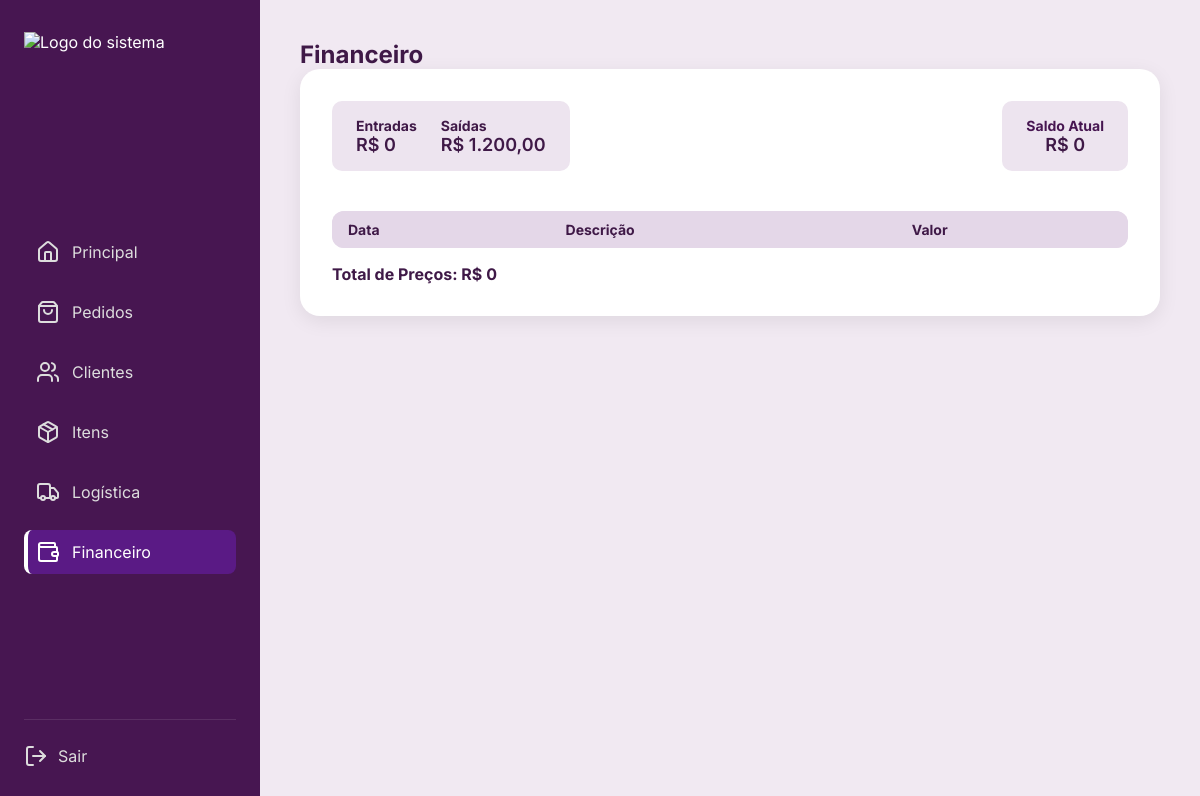
Before: /financas/ with the older database file.
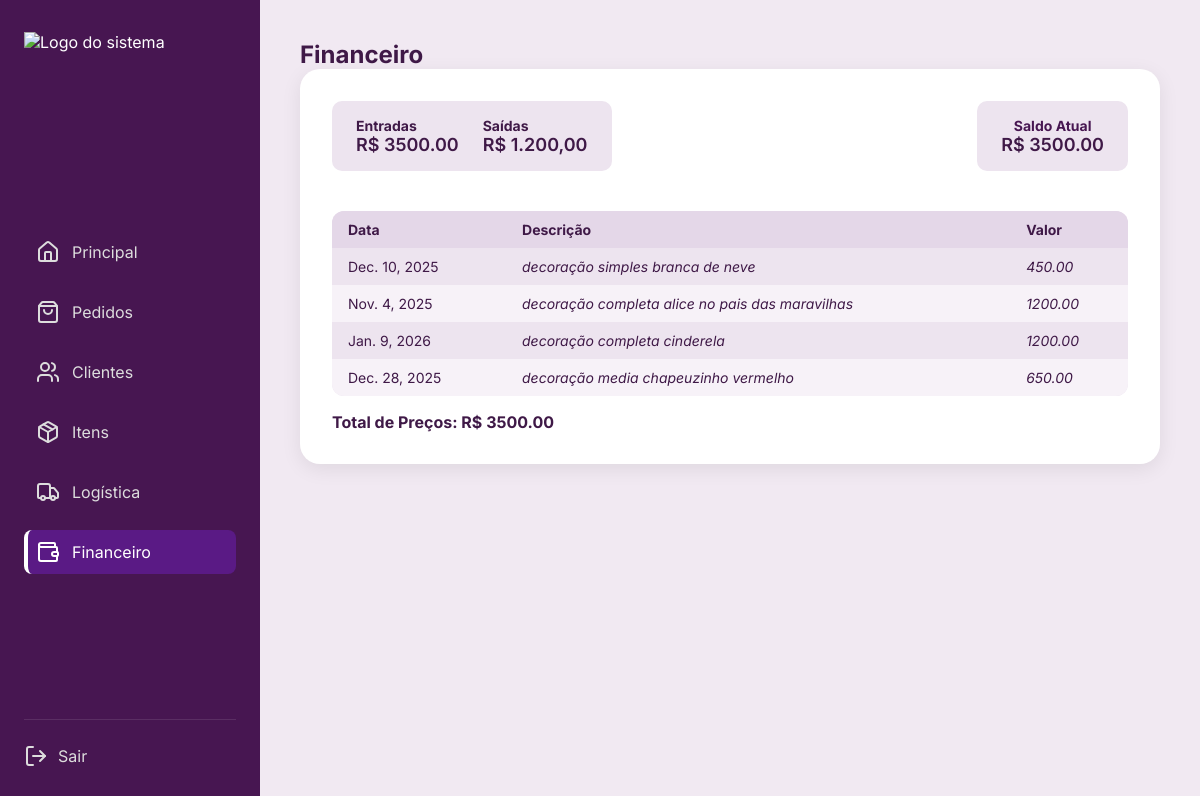
After: the same page with the newer database file.
### forum/models.py (models this page shows, shortened)
class Festa(models.Model):
    nome_festa = models.CharField(max_length=100)
    data = models.DateField()
    local = models.CharField(max_length=150)
    cliente = models.ForeignKey(Cliente, on_delete=models.CASCADE)
    preco = models.DecimalField(max_digits=10, decimal_places=2, blank=True, null=True)

### financas/views.py (the view)
# urls.py: path('', views.painel_financeiro, name='painel_financeiro'),
def painel_financeiro(request):
    festas = Festa.objects.all()
    total_precos = sum(f.preco for f in festas if f.preco)
    context = {
        'festas': festas,
        'total_precos': total_precos,
    }
    return render(request, 'financas/finanças.html', context)

### financas/templates/financas/finanças.html (shortened to what this page needs)
<!DOCTYPE html>
<html lang="pt-BR">
  <head>
     {% load static %}
<link rel="stylesheet" href="{% static 'financas/finanças.css' %}" />
  </head>
  <body>
    <div class="container">
      <aside class="sidebar">
        <div class="logo">
          <img src="logo.png" alt="Logo do sistema" />
        </div>
        <nav class="menu">
          <a href="../nav-bar/home.html" class="menu-item">
            <i data-lucide="home"></i>
            <span>Principal</span>
          </a>
          <a href="pedidos.html" class="menu-item">
            <i data-lucide="shopping-bag"></i>
            <span>Pedidos</span>
          </a>
          <a href="clientes.html" class="menu-item">
            <i data-lucide="users"></i>
            <span>Clientes</span>
          </a>
          <a href="itens.html" class="menu-item">
            <i data-lucide="package"></i>
            <span>Itens</span>
          </a>
          <a href="logistica.html" class="menu-item">
            <i data-lucide="truck"></i>
            <span>Logística</span>
          </a>
          <a href="finanças.html" class="menu-item active">
            <i data-lucide="wallet"></i>
            <span>Financeiro</span>
          </a>
        </nav>
        <div class="logout">
          <a href="#">
            <i data-lucide="log-out"></i>
            <span>Sair</span>
          </a>
        </div>
      </aside>
      <main class="main">
        <h2>Financeiro</h2>
        <section class="painel-financeiro">
        <div class="top-bar">
                    <div class="resumo">
                      <div>
                        <h4>Entradas</h4>
                        <p>R$ {{total_precos}}</p>
                      </div>
                      <div>
                        <h4>Saídas</h4>
                        <p>R$ 1.200,00</p>
                      </div>
                    </div>
                    <div class="saldo">
                      <h4>Saldo Atual</h4>
                      <p>R$ {{total_precos}}</p>
                    </div>
          <table class="tabela">
            <thead>
              <tr>
                <th>Data</th>
                <th>Descrição</th>
                <th>Valor</th>
              </tr>
            </thead>
            <tbody>
              {% for festa in festas %}
              <tr>
               <td>{{ festa.data }}</td>
                <td><em>{{ festa.nome_festa }}</em></td>
               <td><em>{{ festa.preco }}</em></td>
              </tr>
                {% endfor %}
            </tbody>
          </table>
          <h4>Total de Preços: R$ {{ total_precos }}</h4>
        </section>
      </main>
    </div>
  </body>
</html>

### financas/static/financas/finanças.css (style rules this page uses)
* { margin: 0; padding: 0; box-sizing: border-box; font-family: "Inter", sans-serif; }
:root { --cor-primaria: #471651; --roxo: #693a7d; --roxo-claro: #ede4ef; --branco: #ffffff; --cinza: #ddd; --back-color: #f1e9f2; --text-color: #3f1947; }
body { background-color: var(--back-color); color: var(--text-color); }
.container { display: flex; height: 100vh; }
.sidebar { width: 260px; background-color: var(--cor-primaria); display: flex; flex-direction: column; justify-content: space-between; padding: 32px 24px; color: #fff; }
.logo img { width: 60px; margin-bottom: 32px; }
.menu { display: flex; flex-direction: column; gap: 16px; }
.menu-item { display: flex; align-items: center; gap: 12px; text-decoration: none; color: #ddd; padding: 10px 12px; border-radius: 8px; transition: all 0.2s; }
.menu-item.active { background-color: #5A1A85; color: #fff; border-left: 4px solid #fff; padding-left: 8px; }
.logout { border-top: 1px solid rgba(255, 255, 255, 0.1); padding-top: 24px; }
.logout a { color: #ddd; text-decoration: none; display: flex; align-items: center; gap: 10px; transition: color 0.2s; }
.main { flex: 1; padding: 40px; }
.painel-financeiro { background-color: var(--branco); padding: 32px; border-radius: 20px; box-shadow: 0 5px 20px rgba(0, 0, 0, 0.08); }
.top-bar { display: flex; justify-content: space-between; align-items: center; gap: 16px; flex-wrap: wrap; }
.resumo { display: flex; gap: 24px; background-color: var(--roxo-claro); padding: 16px 24px; border-radius: 10px; }
.resumo h4 { font-size: 14px; color: var(--roxo-escuro); }
.resumo p { font-size: 18px; font-weight: 600; }
.saldo { background-color: var(--roxo-claro); padding: 16px 24px; border-radius: 10px; text-align: center; }
.saldo h4 { font-size: 14px; color: var(--cor-primaria); }
.saldo p { font-size: 18px; font-weight: 600; }
.tabela { width: 100%; border-collapse: collapse; margin-top: 24px; background-color: var(--roxo-claro); border-radius: 12px; overflow: hidden; }
.tabela thead { background-color: #e4d7e8; text-align: left; }
.tabela th, .tabela td { padding: 10px 16px; font-size: 14px; }
.tabela tbody tr:nth-child(even) { background-color: #f7f2f8; }

Changed rows visible on the page:
added Festa: data "Dec. 10, 2025", nome_festa "decoração simples branca de neve", preco "450.00"
added Festa: data "Nov. 4, 2025", nome_festa "decoração completa alice no pais das maravilhas", preco "1200.00"
added Festa: data "Jan. 9, 2026", nome_festa "decoração completa cinderela", preco "1200.00"
added Festa: data "Dec. 28, 2025", nome_festa "decoração media chapeuzinho vermelho", preco "650.00"
Other visible differences:
{{ total_precos }}: "0" → "3500.00"
